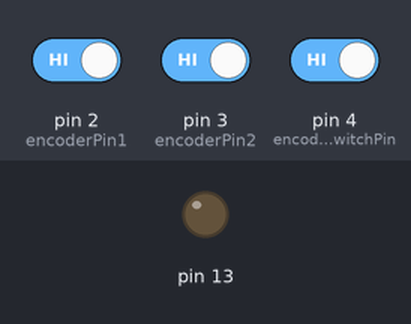
The sketch below on a simulated Arduino Uno, built with avr-gcc and run on an emulated ATmega328P. Parts: output pins drawn as LEDs (lit = HIGH). The inputs (shaded band) are chosen by the test bench; at power-on: pin 4 (encoderSwitchPin) HIGH, pin 3 (encoderPin2) HIGH, pin 2 (encoderPin1) HIGH. What the sketch prints to the serial monitor is not drawn.

Above: at 1.2 s.
1.3 s: pin 4 (encoderSwitchPin) driven LOW
At 1.8 s:
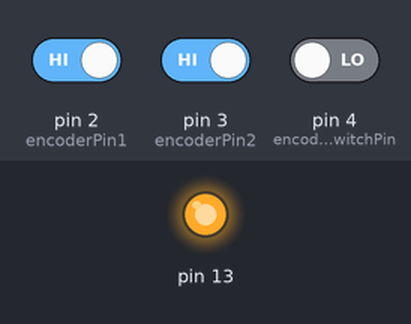
4.3 s: pin 3 (encoderPin2) driven LOW
7.3 s: pin 4 (encoderSwitchPin) driven HIGH
Timing chart, 0 to 10.3 s (numbered marks = the images above; inputs shaded):
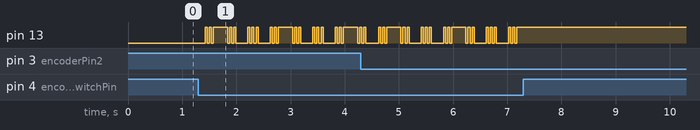

The sketch:

LCD-bildr.ino
```cpp
#include <TimerOne.h>
//From bildr article: http://bildr.org/2012/08/rotary-encoder-arduino/
// modified to include interrupts
// if rotary value > 100, blink led, otherwise, no

// <CODE GENERATED BY SCRIPT START>
// Nominal speeds array

char *speeds[] = { " 0.50", " 0.51", " 0.52", " 0.53", " 0.54", " 0.55", " 0.56", " 0.57", " 0.58", " 0.59", " 0.60", " 0.61", " 0.62", " 0.63", " 0.64", " 0.65", " 0.66", " 0.67", " 0.68", " 0.69",
" 0.70", " 0.71", " 0.72", " 0.73", " 0.74", " 0.75", " 0.76", " 0.77", " 0.78", " 0.79", " 0.80", " 0.81", " 0.82", " 0.83", " 0.84", " 0.85", " 0.86", " 0.87", " 0.88", " 0.89", " 0.90", " 0.91",
" 0.92", " 0.93", " 0.94", " 0.95", " 0.96", " 0.97", " 0.98", " 0.99", " 1.00", " 1.10", " 1.20", " 1.30", " 1.40", " 1.50", " 1.60", " 1.70", " 1.80", " 1.90", " 2.00", " 2.10", " 2.20", " 2.30",
" 2.40", " 2.50", " 2.60", " 2.70", " 2.80", " 2.90", " 3.00", " 3.10", " 3.20", " 3.30", " 3.40", " 3.50", " 3.60", " 3.70", " 3.80", " 3.90", " 4.00", " 4.10", " 4.20", " 4.30", " 4.40", " 4.50",
" 4.60", " 4.70", " 4.80", " 4.90", " 5.00", " 6.00", " 7.00", " 8.00", " 9.00", "10.00", "11.00", "12.00", "13.00", "14.00", "15.00", "16.00", "16.00", "18.00", "20.00", "22.00", "24.00", "27.00", "30.00" };

// Half frequencies array
unsigned int halffreq[] = { 37500, 36764, 36057, 35377, 34722, 34090, 33482, 32894, 32327, 31779, 31249, 30737, 30241, 29761, 29296, 28846, 28409, 27985, 27573, 27173, 26785, 26408, 26041, 25684, 25337, 24999,
24671, 24350, 24038, 23734, 23437, 23148, 22865, 22590, 22321, 22058, 21802, 21551, 21306, 21067, 20833, 20604, 20380, 20161, 19946, 19736, 19531, 19329, 19132, 18939, 18750, 17045, 15624, 14423, 13392,
12499, 11718, 11029, 10416, 9868, 9374, 8928, 8522, 8152, 7812, 7499, 7211, 6944, 6696, 6465, 6249, 6048, 5859, 5681, 5514, 5357, 5208, 5067, 4934, 4807, 4687, 4573, 4464, 4360, 4261, 4166, 4076, 3989,
3906, 3826, 3750, 3125, 2678, 2343, 2083, 1875, 1704, 1562, 1442, 1339, 1250, 1171, 1171, 1041, 937, 852, 781, 694, 625 };

// array boundaries
int arrMin = 0;
int arrMax = 108;

// <CODE GENERATED BY SCRIPT ENDS>

// encode step size
int iEncStep = 4;

// Encoder limits - outside these do not increment or decrement encoder value
int iAbsMin = 0;
// Do not go above 14 NB this is in case there is a slight offset in read values, e.g. initial absolute value jumps from 0 to 2. TODO investigate jumps of 3.
int iAbsMax = (iEncStep * arrMax) + (iEncStep / 2);

//these pins can not be changed 2/3 are special pins
int encoderPin1 = 2;
int encoderPin2 = 3;
int encoderSwitchPin = 4; //push button switch

volatile int lastEncoded = 0;
volatile long encoderValue = 0;

// state machine
bool bOn = false;
bool bButtonReleased = true;
bool bButtonPushed = false;

long lastEncoderValue = 0;
int encoded = 0;


void setup() {
  Serial.begin (9600);

  pinMode(encoderPin1, INPUT);
  pinMode(encoderPin2, INPUT);

  pinMode(encoderSwitchPin, INPUT);

  digitalWrite(encoderPin1, HIGH); //turn pullup resistor on
  digitalWrite(encoderPin2, HIGH); //turn pullup resistor on

  digitalWrite(encoderSwitchPin, HIGH); //turn pullup resistor on

  //call updateEncoder() when any high/low changed seen
  //on interrupt 0 (pin 2), or interrupt 1 (pin 3)
  attachInterrupt(0, updateEncoder, CHANGE);
  attachInterrupt(1, updateEncoder, CHANGE);

  // Initialize the digital pin as an output.
  // Pin 13 has an LED connected on most Arduino boards
  pinMode(13, OUTPUT);

  // Timer1.initialize(100000); // set a timer of length 100000 microseconds (or 0.1 sec - or 10Hz => the led will blink 5 times, 5 cycles of on-and-off, per second)
  // testing 1cm/min
  Timer1.initialize(37500); // 37500 0,50 cm/min
  Timer1.attachInterrupt( timerIsr ); // attach the service routine here

}

void loop(){
  //Do stuff here
  if(digitalRead(encoderSwitchPin)){
    // button is not being pushed
    bButtonReleased = true;
  }else{
    //button is being pushed
    bButtonPushed = true;
  }
  if(bButtonReleased == true && bButtonPushed == true) {
    // button has been pushed and released, changed on/off state
    bOn = !bOn;
    bButtonPushed = false;
  }


  // used to keep track of speed changes
  if(lastEncoderValue != encoderValue) {
    lastEncoderValue = encoderValue;
    Timer1.initialize(halffreq[encoderValue / iEncStep]);

    Serial.print(encoderValue / iEncStep);
    Serial.print(" (");
    Serial.print(encoderValue);
    Serial.println(")");
    Serial.print(speeds[encoderValue / iEncStep]);
    Serial.print(" cm/m - ");
    Serial.println(halffreq[encoderValue / iEncStep]);

  }

  delay(200); //just here to slow down the output, and show it will work even during a delay
}

void updateEncoder(){
  int MSB = digitalRead(encoderPin1); //MSB = most significant bit
  int LSB = digitalRead(encoderPin2); //LSB = least significant bit

  encoded = (MSB << 1) |LSB;
  //converting the 2 pin value to single number
  int sum = (lastEncoded << 2) | encoded;
  //adding it to the previous encoded value
  if(sum == 0b1101 || sum == 0b0100 || sum == 0b0010 || sum == 0b1011){
    if(encoderValue < iAbsMax) {
      encoderValue++;
    }
    // Serial.println("Increased encoderValue");
  }
  if(sum == 0b1110 || sum == 0b0111 || sum == 0b0001 || sum == 0b1000){
    if(encoderValue > iAbsMin) {
      encoderValue--;
    }
    // Serial.println("Decreased encoderValue");
  }
  // used for bitwise operations
  lastEncoded = encoded;
}

/// --------------------------
/// Custom ISR Timer Routine
/// --------------------------
void timerIsr()
{
    if(bOn == true) {
      // Toggle LED at ISR Timer interval
      digitalWrite( 13, digitalRead( 13 ) ^ 1 );
    }
}
```

Measured:
- after the input at 1.3 s, pin 13: LOW → HIGH after 0.13 s, then repeats every 1.2 s: LOW 0.04 s, HIGH 0.04 s, LOW 0.04 s, HIGH 0.26 s, 2 × (LOW 0.04 s, HIGH 0.04 s), LOW 0.23 s, 2 × (HIGH 0.04 s, LOW 0.04 s), HIGH 0.04 s, LOW 0.23 s, HIGH 0.04 s
- after the input at 7.3 s, pin 13: stops changing and stays HIGH
